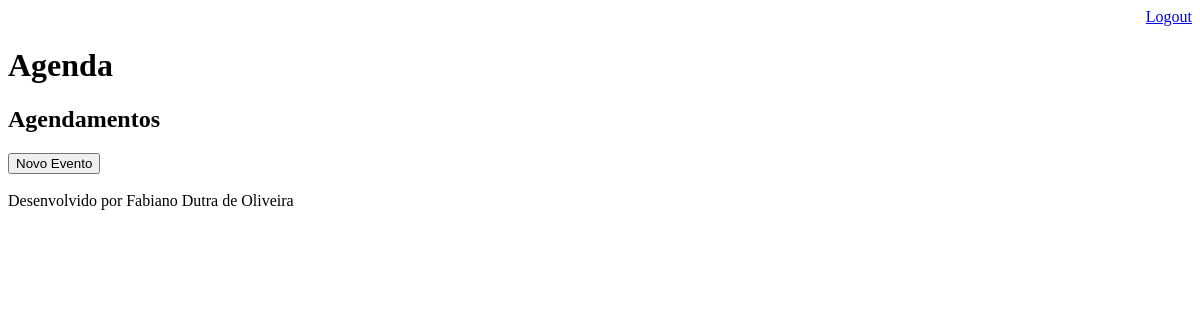
Page /agenda/ (signed in) on the earlier database version.
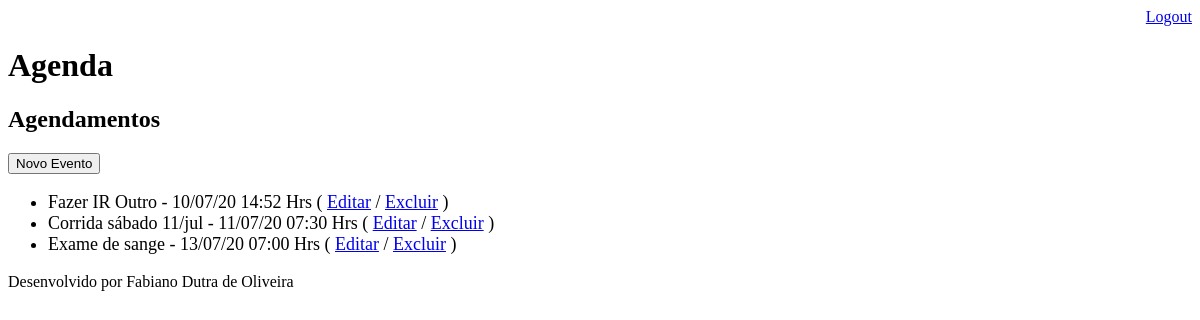
Same page on the later database version.
### core/models.py (models this page shows, shortened)
class Evento(models.Model):
    titulo = models.CharField(max_length=100)  # Charfield título, com tamanho 100, não pode ser em branco
    descricao = models.TextField(blank=True, null=True)  # não tem tamanho limite, mas pode ser branco ou nulo
    data_evento = models.DateTimeField(verbose_name="Data do Evento")  # não pode ser nulo, então fica sem parâmetro null
    data_criacao = models.DateTimeField(auto_now=True)  # com este parâmetro auto_now é automático, não será preenchido
    usuario = models.ForeignKey(User, on_delete=models.CASCADE)  # usando um usuário estrangeiro, o cascade é para qdo
    class Meta:
        db_table = 'evento'  # Está exigindo que minha tabela se chame evento
    def get_data_evento(self):   # Alterando o formato de data apresentado no html
        return self.data_evento.strftime('%d/%m/%y %H:%M Hrs')  # Novo formato de data e tb incluindo hora e minutos
    def get_evento_atrasado(self):
        if self.data_evento < datetime.now():
            return True
        else:
            return False

### core/views.py (the view)
# urls.py: path('agenda/', views.lista_eventos),  # rota definida para a função lista_eventos dentro de views
@login_required(login_url='/login/')  # Aplicando decorador que fará uma validação de login para a aplicação.
def lista_eventos(request):
    usuario = request.user  # buscando a informação do usuario
    data_atual = datetime.now() - timedelta(hours=1)  # Criando string data_atual
    evento = Evento.objects.filter(usuario=usuario,  # buscando eventos da agenda filtrado para o usuario
                                    data_evento__gt=data_atual)  # __gt compara se está acima da data atual
    dados = {'eventos' : evento}  # passando um dicionario de eventos no response
    return render(request,'agenda.html', dados)  # a função foi criada para renderizar o template criado

### templates/agenda.html (shortened to what this page needs)
{% extends "model-page.html" %}  <!- Criando uma extensão do model-page.html ->
{% block content %}  <!- A lista da agenda será o block content definido dentro do model-page.html. ->
    <h2>Agendamentos</h2>       <!- Este título aparecerá no html ->
    <a href="evento/">   <!- esta linha é para especificar caminho para o botão 'novo evento' ->
        <button type="button">Novo Evento</button>  <!- Botão para chamar página de inserção de eventos ->
    </a>
    <ul style="font-size: 18px">  <!- Utilizando uma tag ul para exibir lista em tópicos. ->
    {% for evento in eventos %}     <!- A utilização do percentual permite entrada de comandos python. ->
        <li>
            <div style=>
                {{evento.titulo}} - {{evento.get_data_evento}}  <!- Chamando os campos da tabela de eventos. ->
                ( <a href="evento/?id={{ evento.id }}">Editar</a>
                / <a href="evento/delete/{{ evento.id }}/">Excluir</a> )  <!- link com rota para delete ->
            </div>
        </li>
    {% endfor %}
    </ul>
{% endblock %}  <!- Comando de fechamento do block content ->

### templates/model-page.html
<!DOCTYPE html>
<html lang="en">
<head>
    {% include "model-header.html" %}  <!- Incluindo o model cabeçalho ->
</head>
<body>
    {% block content %} {% endblock %}
    {% include "model-footer.html" %} <!- Incluindo o model rodapé ->
</body>                     <!- Utilizando esta estrutura pode se aproveitar código  ->
</html>                     <!- pois todos htmls vao compartilhar do mesmo cabeçalho e rodapé. ->

### templates/model-header.html (shortened to what this page needs)
    <div align="right">
        <a href="/logout">Logout</a>
    </div>
<h1>Agenda</h1>

### templates/model-footer.html
<p>Desenvolvido por Fabiano Dutra de Oliveira</p>

Differences in the rows shown:
now on this page (row edited): Evento: titulo "Fazer IR Outro", get_data_evento "10/07/20 14:52 Hrs"
added Evento: titulo "Corrida sábado 11/jul", get_data_evento "11/07/20 07:30 Hrs"
added Evento: titulo "Exame de sange", get_data_evento "13/07/20 07:00 Hrs"
